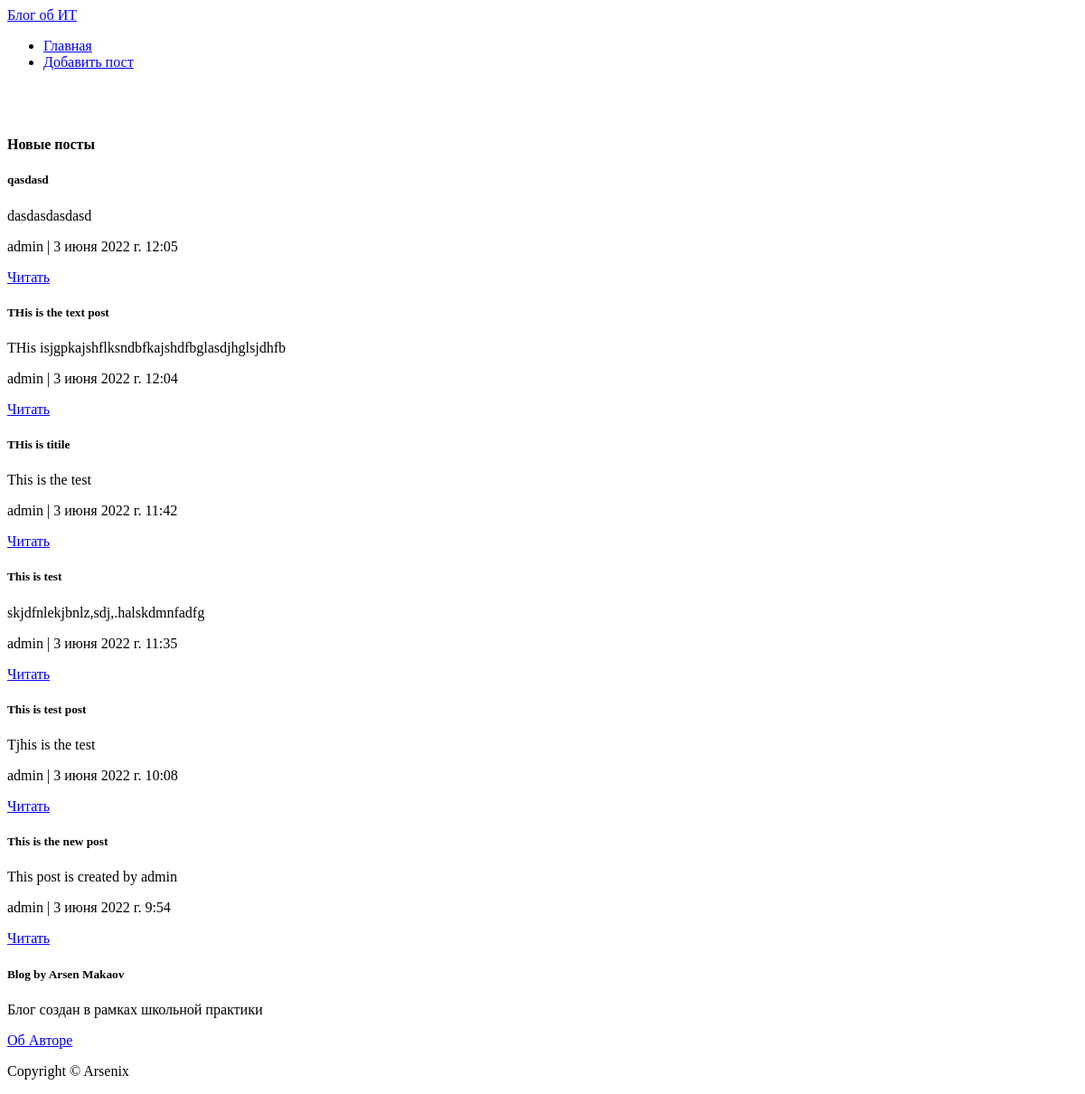
Before: / with the older database file.
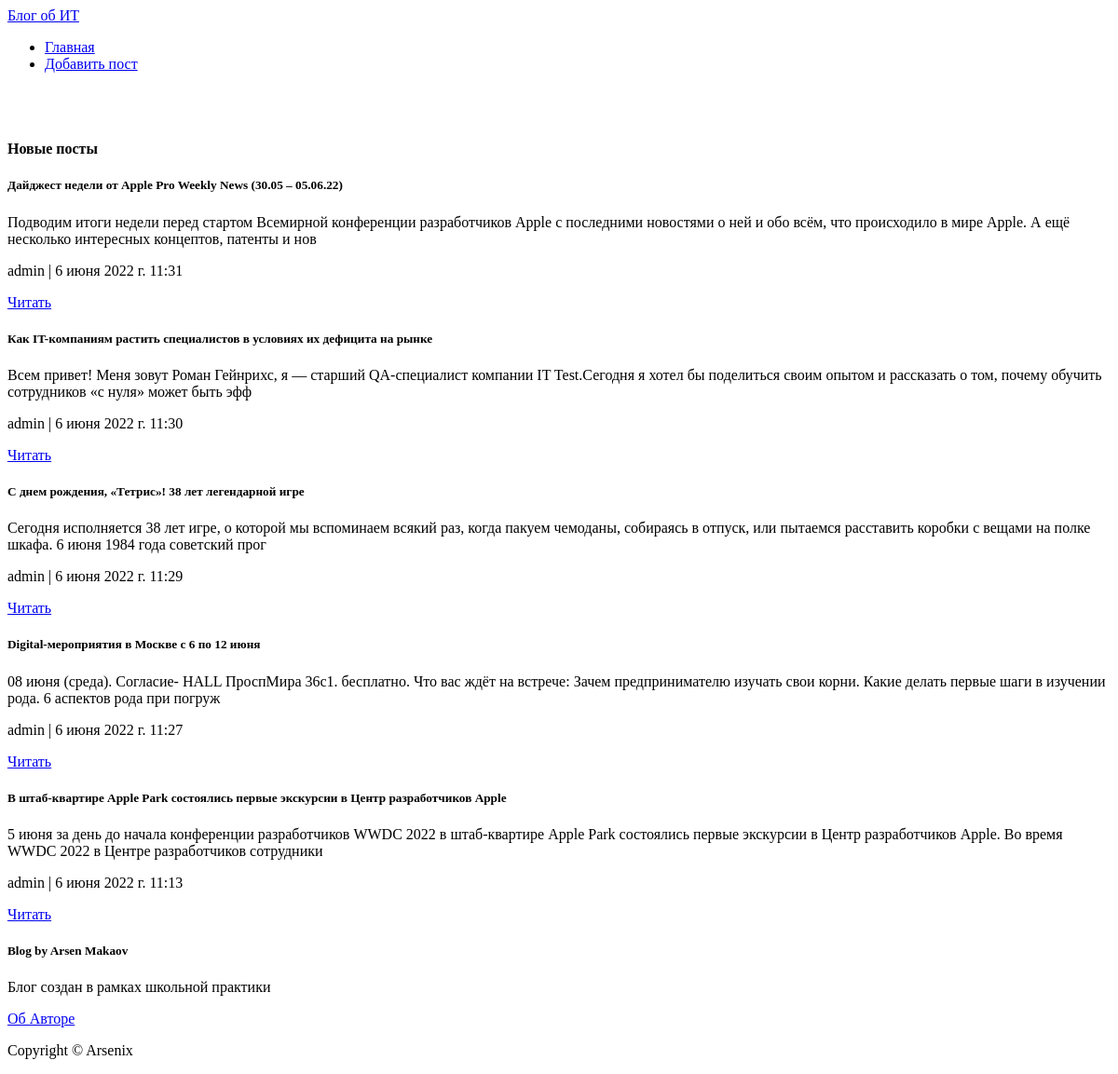
After: the same page with the newer database file.
### blog/models.py (models this page shows, shortened)
class Post(models.Model):
    title = models.CharField(max_length=200, unique=True)
    slug = models.SlugField(max_length=200, unique=True, default = "Test")
    author = models.ForeignKey(User, on_delete= models.CASCADE,related_name='blog_posts')
    updated_on = models.DateTimeField(auto_now= True)
    content = models.TextField()
    created_on = models.DateTimeField(auto_now_add=True)
    status = models.IntegerField(choices=STATUS, default=0)
    class Meta:
        ordering = ['-created_on']

### blog/views.py (the view)
# urls.py: path('', views.PostList.as_view(), name='home'),
class PostList(generic.ListView):
    queryset = Post.objects.filter(status=1).order_by('-created_on')
    template_name = 'blog/index.html'

### templates/blog/index.html (shortened to what this page needs)
{% extends 'blog/base.html' %}
{% block content %}
<main class="my-5">
    <div class="container">
      <br><br>
      <section class="text-center">
        <h4 class="mb-5"><strong>Новые посты</strong></h4>
        <div class="row">
            {% for post in post_list %}
                <div class="col-lg-4 col-md-6 mb-4">
                    <div class="card">
                        <div class="card-body">
                            <h5 class="card-title">{{post.title}}</h5>
                            <p class="card-text">
                                {{post.content|slice:":200" }}
                            </p>
                            <p class="card-text">
                            {{ post.author }} | {{ post.created_on}}
                            </p>
                            <a href="{% url 'post_detail' post.slug  %}" class="btn btn-primary">Читать</a>
                        </div>
                    </div>
                </div>
            {% endfor %}
        </div>
      </section>
    </div>
  </main>
{%endblock%}

### templates/blog/base.html (shortened to what this page needs)
<!DOCTYPE html>
<html>
    <head>
            <link rel="stylesheet" href="https://cdn.jsdelivr.net/npm/@forevolve/bootstrap-dark@1.0.0/dist/css/bootstrap-dark.min.css" />
    </head>
    <body>
        <header>
            <nav class="navbar navbar-expand-lg navbar-light bg-white fixed-top">
              <div class="container-fluid">
                <a class="navbar-brand" href="{% url 'home' %}">
                  Блог об ИТ
                </a>
                <div class="collapse navbar-collapse" id="navbarExample01">
                  <ul class="navbar-nav me-auto mb-2 mb-lg-0">
                    <li class="nav-item active">
                      <a class="nav-link" aria-current="page" href="{% url 'home' %}">Главная</a>
                    </li>
                    <li class="nav-item active">
                            <a class="nav-link" aria-current="page" href="{% url 'add_post_form' %}">Добавить пост</a>
                    </li>
                  </ul>
                </div>
              </div>
            </nav>
          </header>
        {% block content %}{% endblock content %}
{% block sidebar %} {% include 'blog/sidebar.html' %} {% endblock sidebar %}
        <footer class="py-3 bg-grey">
            <p class="m-0 text-dark text-center ">Copyright &copy; Arsenix</p>
        </footer>
    </body>
</html>

### templates/blog/sidebar.html (shortened to what this page needs)
{% block sidebar %}
<section class="sticky-top" style="top: 80px;">
        <section class="text-center border-bottom pb-4 mb-4">
          <h5>Blog by Arsen Makaov</h5>
          <p>
            Блог создан в рамках школьной практики
          </p>
          <a role="button" class="btn btn-primary" href="https://github.com/4rsen1x/DjangoPraktika"
            target="_blank">Об Авторе</a>
</section>
{% endblock sidebar %}

Changed rows visible on the page:
removed Post: title "qasdasd", content "dasdasdasdasd", author "admin", created_on "3 июня 2022 г. 12:05"
removed Post: title "THis is the text post", content "THis isjgpkajshflksndbfkajshdfbglasdjhglsjdhfb", author "admin", created_on "3 июня 2022 г. 12:04"
removed Post: title "THis is titile", content "This is the test", author "admin", created_on "3 июня 2022 г. 11:42"
removed Post: title "This is test", content "skjdfnlekjbnlz,sdj,.halskdmnfadfg", author "admin", created_on "3 июня 2022 г. 11:35"
removed Post: title "This is test post", content "Tjhis is the test", author "admin", created_on "3 июня 2022 г. 10:08"
removed Post: title "This is the new post", content "This post is created by admin", author "admin", created_on "3 июня 2022 г. 9:54"
added Post: title "Дайджест недели от Apple Pro Weekly News (30.05 – 05.06.22)", content "Подводим итоги недели перед стартом Всемирной конференции разработчиков Apple с последними новостями о ней и обо всём, что происходило в мире Apple. А ещё несколько интересных концептов, патенты и нов", author "admin", created_on "6 июня 2022 г. 11:31"
added Post: title "Как IT-компаниям растить специалистов в условиях их дефицита на рынке", content "Всем привет! Меня зовут Роман Гейнрихс, я — старший QA-специалист компании IT Test.Сегодня я хотел бы поделиться своим опытом и рассказать о том, почему обучить сотрудников «с нуля» может быть эфф", author "admin", created_on "6 июня 2022 г. 11:30"
added Post: title "С днем рождения, «Тетрис»! 38 лет легендарной игре", content "Сегодня исполняется 38 лет игре, о которой мы вспоминаем всякий раз, когда пакуем чемоданы, собираясь в отпуск, или пытаемся расставить коробки с вещами на полке шкафа. 6 июня 1984 года советский прог", author "admin", created_on "6 июня 2022 г. 11:29"
added Post: title "Digital-мероприятия в Москве c 6 по 12 июня", content "08 июня (среда). Согласие- HALL ПроспМира 36с1. бесплатно. Что вас ждёт на встрече: Зачем предпринимателю изучать свои корни. Какие делать первые шаги в изучении рода. 6 аспектов рода при погруж", author "admin", created_on "6 июня 2022 г. 11:27"
added Post: title "В штаб-квартире Apple Park состоялись первые экскурсии в Центр разработчиков Apple", content "5 июня за день до начала конференции разработчиков WWDC 2022 в штаб-квартире Apple Park состоялись первые экскурсии в Центр разработчиков Apple. Во время WWDC 2022 в Центре разработчиков сотрудники", author "admin", created_on "6 июня 2022 г. 11:13"
